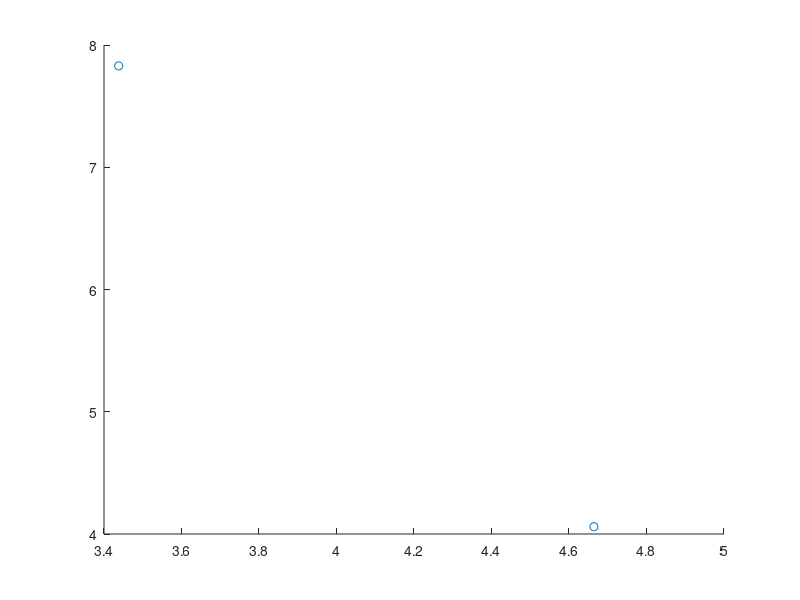

The MATLAB script that drew this image: (Note: this script raises an error after producing the figure.)
x_range = 13;
y_range = 14;

x = x_range*rand(1,2);
y = y_range*rand(1,2);
mass = 4;
% following for loop changes the positions of the points 
tm = 0.4;

tolerance = 0.01;
avg = 1;

function d = direction_vector(x,y)
    r = dist(x,y);
    d = zeros(1,2);
    d(2) = (y(2) - y(1));
    d(1) = (x(2) - x(1));
end

function d = dist(a,b)
    d = sqrt((a(1) - a(2))^2 + (b(1) - b(2))^2);
end
scatter(x,y);
pause(40);
while(avg > tolerance)
    r = dist(x,y);
    vct = direction_vector(x,y);
    ljp = leonard_jones([x(1) y(1)], [x(2) y(2)]);
    
end

